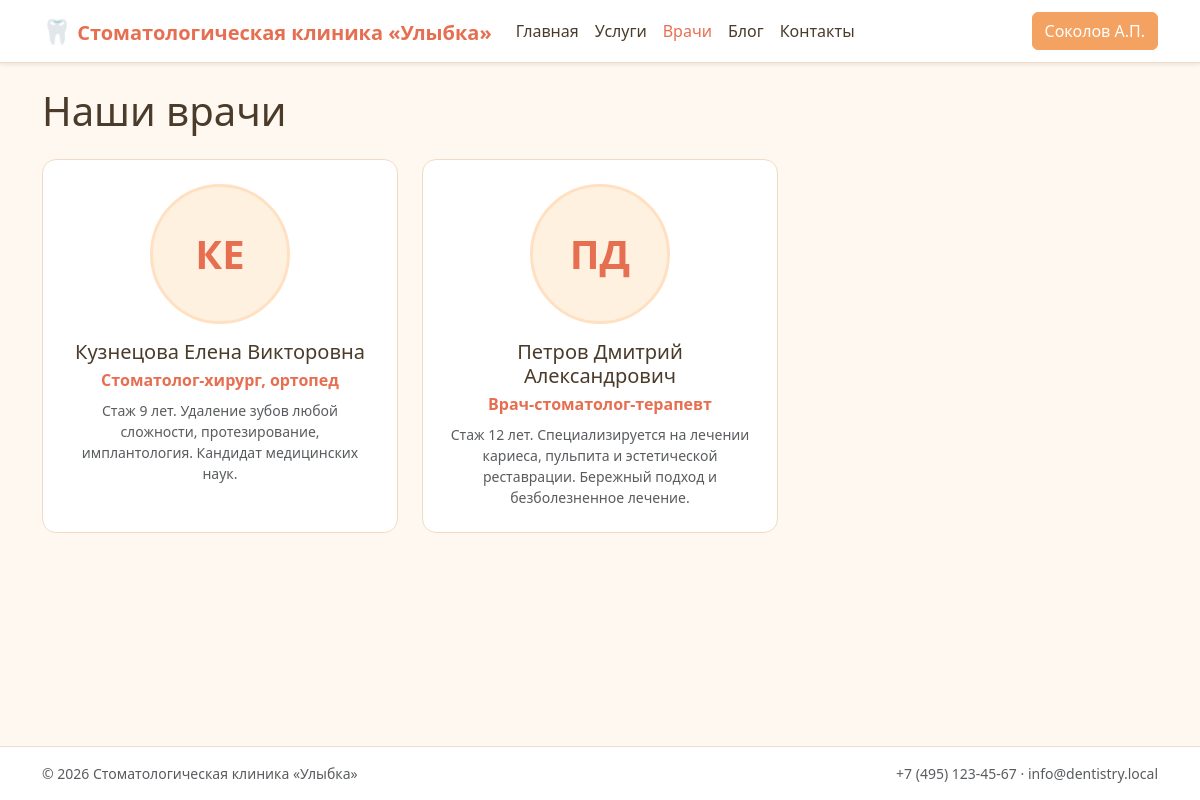
Screenshot of /doctors.php (signed in) with the database file from the repository.
### tables this page shows
CREATE TABLE user (
    id                INT UNSIGNED AUTO_INCREMENT PRIMARY KEY,
    last_name         VARCHAR(60)  NOT NULL,
    first_name        VARCHAR(60)  NOT NULL,
    middle_name       VARCHAR(60)  NOT NULL DEFAULT '',
    email             VARCHAR(190) NOT NULL UNIQUE,
    password_hash     VARCHAR(255) NOT NULL,
    role_id           TINYINT UNSIGNED NOT NULL,
    booking_ban_until DATE NULL COMMENT 'Запрет онлайн-записи до даты (после неявки)',
    created_at        DATETIME NOT NULL DEFAULT CURRENT_TIMESTAMP,
    CONSTRAINT fk_user_role FOREIGN KEY (role_id) REFERENCES role(id)
);

CREATE TABLE doctor_profile (
    user_id        INT UNSIGNED PRIMARY KEY,
    specialization VARCHAR(150) NOT NULL DEFAULT '',
    bio            TEXT NULL,
    photo_path     VARCHAR(255) NULL,
    updated_at     DATETIME NOT NULL DEFAULT CURRENT_TIMESTAMP ON UPDATE CURRENT_TIMESTAMP,
    CONSTRAINT fk_docprofile_user FOREIGN KEY (user_id) REFERENCES user(id) ON DELETE CASCADE
);

### lib/sanitize.php (called while the page is built, shortened)
<?php
function h(mixed $value): string
{
    return htmlspecialchars((string) $value, ENT_QUOTES | ENT_SUBSTITUTE, 'UTF-8');
}
function fio_short(string $last, string $first, string $middle = ''): string
{
    $fi = mb_substr($first, 0, 1);
    $mi = $middle !== '' ? mb_substr($middle, 0, 1) . '.' : '';
    return $last . ' ' . $fi . '.' . $mi;
}

### lib/session.php (called while the page is built, shortened)
<?php
require_once __DIR__ . '/db.php';
final class Session
{
    public static function userId(): ?int
    {
        return isset($_SESSION['user_id']) ? (int) $_SESSION['user_id'] : null;
    }
    public static function user(): ?array
    {
        $id = self::userId();
        $user = DB::one(
            'SELECT u.*, r.code AS role_code, r.name AS role_name
               FROM user u JOIN role r ON r.id = u.role_id
              WHERE u.id = :id',
            ['id' => $id]
        );
        return $user;
    }
}

### lib/db.php (called while the page is built, shortened)
<?php
final class DB
{
    private static ?PDO $pdo = null;
    public static function pdo(): PDO
    {
        if (self::$pdo === null) {
            $dsn = sprintf(
                'mysql:host=%s;port=%d;dbname=%s;charset=%s',
                DB_HOST, DB_PORT, DB_NAME, DB_CHARSET
            );
            self::$pdo = new PDO($dsn, DB_USER, DB_PASS, [
                PDO::ATTR_ERRMODE            => PDO::ERRMODE_EXCEPTION,
                PDO::ATTR_DEFAULT_FETCH_MODE => PDO::FETCH_ASSOC,
                PDO::ATTR_EMULATE_PREPARES   => false,
            ]);
        }
        return self::$pdo;
    }
    public static function all(string $sql, array $params = []): array
    {
        $stmt = self::pdo()->prepare($sql);
        $stmt->execute($params);
        return $stmt->fetchAll();
    }
    public static function one(string $sql, array $params = []): ?array
    {
        $stmt = self::pdo()->prepare($sql);
        $stmt->execute($params);
        $row = $stmt->fetch();
        return $row === false ? null : $row;
    }
}

### lib/auth.php (called while the page is built, shortened)
<?php
require_once __DIR__ . '/session.php';
final class Auth
{
    public static function user(): ?array
    {
        return Session::user();
    }
}

### public/doctors.php (the view, shortened to what this page needs)
<?php
require_once __DIR__ . '/../lib/db.php';
require_once __DIR__ . '/../lib/sanitize.php';
$doctors = DB::all(
    "SELECT u.last_name, u.first_name, u.middle_name,
            dp.specialization, dp.bio, dp.photo_path
       FROM user u
       LEFT JOIN doctor_profile dp ON dp.user_id = u.id
      WHERE u.role_id = 3
      ORDER BY u.last_name, u.first_name"
);
require __DIR__ . '/../templates/header.php';
?>
<h1 class="mb-4">Наши врачи</h1>
<?php if (empty($doctors)): ?>
    <p class="text-muted">Информация о врачах пока не добавлена.</p>
<?php else: ?>
    <div class="row g-4">
        <?php foreach ($doctors as $d): ?>
            <?php $fio = trim($d['last_name'] . ' ' . $d['first_name'] . ' ' . $d['middle_name']); ?>
            <div class="col-md-6 col-lg-4">
                <div class="clinic-card h-100 text-center p-4">
                    <?php if (!empty($d['photo_path'])): ?>
                        <img src="/<?= h($d['photo_path']) ?>" alt="<?= h($fio) ?>"
                             class="doctor-photo mb-3" onerror="this.style.display='none'">
                    <?php else: ?>
                        <div class="doctor-photo doctor-photo--placeholder mb-3">
                            <?= h(mb_substr($d['last_name'], 0, 1) . mb_substr($d['first_name'], 0, 1)) ?>
                        </div>
                    <?php endif; ?>
                    <h5 class="mb-1"><?= h($fio) ?></h5>
                    <?php if (!empty($d['specialization'])): ?>
                        <div class="text-orange-2 mb-2"><?= h($d['specialization']) ?></div>
                    <?php endif; ?>
                    <?php if (!empty($d['bio'])): ?>
                        <p class="text-muted small mb-0"><?= h($d['bio']) ?></p>
                    <?php endif; ?>
                </div>
            </div>
        <?php endforeach; ?>
    </div>
<?php endif; ?>
<?php require __DIR__ . '/../templates/footer.php'; ?>

### templates/header.php (shortened to what this page needs)
<?php
require_once __DIR__ . '/../lib/auth.php';
require_once __DIR__ . '/../lib/sanitize.php';
$_user = Auth::user();
$_currentPath = strtok($_SERVER['REQUEST_URI'] ?? '/', '?');
function _nav_active(string $href, string $current): string {
    return ($href === $current || ($href !== '/' && str_starts_with($current, $href)))
        ? ' active' : '';
}
?><!DOCTYPE html>
<html lang="ru">
<head>
    <link href="https://cdn.jsdelivr.net/npm/bootstrap@5.3.3/dist/css/bootstrap.min.css" rel="stylesheet">
    <link href="/assets/css/theme.css" rel="stylesheet">
</head>
<body class="d-flex flex-column min-vh-100">
<nav class="navbar navbar-expand-lg sticky-top shadow-sm clinic-navbar">
    <div class="container">
        <a class="navbar-brand fw-bold" href="/">
            <span class="brand-mark">🦷</span> <?= h(SITE_NAME) ?>
        </a>
        <div class="collapse navbar-collapse" id="mainNav">
            <ul class="navbar-nav me-auto">
                <li class="nav-item"><a class="nav-link<?= _nav_active('/', $_currentPath) ?>" href="/">Главная</a></li>
                <li class="nav-item"><a class="nav-link<?= _nav_active('/services.php', $_currentPath) ?>" href="/services.php">Услуги</a></li>
                <li class="nav-item"><a class="nav-link<?= _nav_active('/doctors.php', $_currentPath) ?>" href="/doctors.php">Врачи</a></li>
                <li class="nav-item"><a class="nav-link<?= _nav_active('/blog.php', $_currentPath) ?>" href="/blog.php">Блог</a></li>
                <li class="nav-item"><a class="nav-link<?= _nav_active('/contacts.php', $_currentPath) ?>" href="/contacts.php">Контакты</a></li>
            </ul>
            <div class="d-flex gap-2">
                <?php if ($_user === null): ?>
                    <a href="/login.php" class="btn btn-outline-orange">Вход</a>
                    <a href="/register.php" class="btn btn-orange">Регистрация</a>
                <?php else: ?>
                    <a href="/profile.php" class="btn btn-orange">
                        <?= h(fio_short($_user['last_name'], $_user['first_name'], $_user['middle_name'])) ?>
                    </a>
                <?php endif; ?>
            </div>
        </div>
    </div>
</nav>
<main class="flex-grow-1 py-4">
<div class="container">

### public/assets/css/theme.css (style rules this page uses)
:root { --clinic-bg: #FFF8F1; --clinic-surface: #FFFFFF; --clinic-primary: #F4A261; --clinic-primary-2: #E76F51; --clinic-accent: #FFE0C2; --clinic-soft: #FFF1E0; --clinic-ink: #4A3B2A; --clinic-muted: #8A7964; --clinic-border: #F0DCC4; --clinic-success: #6FB098; --clinic-danger: #D88080; }
html, body { background: var(--clinic-bg); color: var(--clinic-ink); }
body { font-family: system-ui, "Segoe UI", Tahoma, Arial, sans-serif; }
a { color: var(--clinic-primary-2); }
.clinic-navbar { background: var(--clinic-surface); border-bottom: 1px solid var(--clinic-border); }
.clinic-navbar .navbar-brand { color: var(--clinic-primary-2); }
.clinic-navbar .nav-link { color: var(--clinic-ink); }
.clinic-navbar .nav-link.active, .clinic-navbar .nav-link:hover { color: var(--clinic-primary-2); }
.brand-mark { font-size: 1.2em; }
.btn-orange { background: var(--clinic-primary); border-color: var(--clinic-primary); color: #fff; }
.clinic-card { background: var(--clinic-surface); border: 1px solid var(--clinic-border); border-radius: 14px; overflow: hidden; transition: transform .15s ease, box-shadow .15s ease; height: 100%; }
.doctor-photo { width: 140px; height: 140px; border-radius: 50%; object-fit: cover; margin-left: auto; margin-right: auto; display: block; border: 3px solid var(--clinic-accent); background: var(--clinic-soft); }
.doctor-photo--placeholder { display: flex; align-items: center; justify-content: center; font-size: 2.5rem; font-weight: 700; color: var(--clinic-primary-2); text-transform: uppercase; }
.text-orange-2 { color: var(--clinic-primary-2); font-weight: 600; }

### rows the page displays
user: last_name+first_name+middle_name "Соколов А.П."
doctor_profile: user_id.first_name "КЕ", user_id.middle_name "Кузнецова Елена Викторовна", specialization "Стоматолог-хирург, ортопед", bio "Стаж 9 лет. Удаление зубов любой сложности, протезирование, имплантология. Кандидат медицинских наук."
doctor_profile: user_id.first_name "ПД", user_id.middle_name "Петров Дмитрий Александрович", specialization "Врач-стоматолог-терапевт", bio "Стаж 12 лет. Специализируется на лечении кариеса, пульпита и эстетической реставрации. Бережный подход и безболезненное лечение."

### other values shown
SITE_NAME "Стоматологическая клиника «Улыбка»"
CLINIC_PHONE "+7 (495) 123-45-67"
CLINIC_EMAIL "info@dentistry.local"
